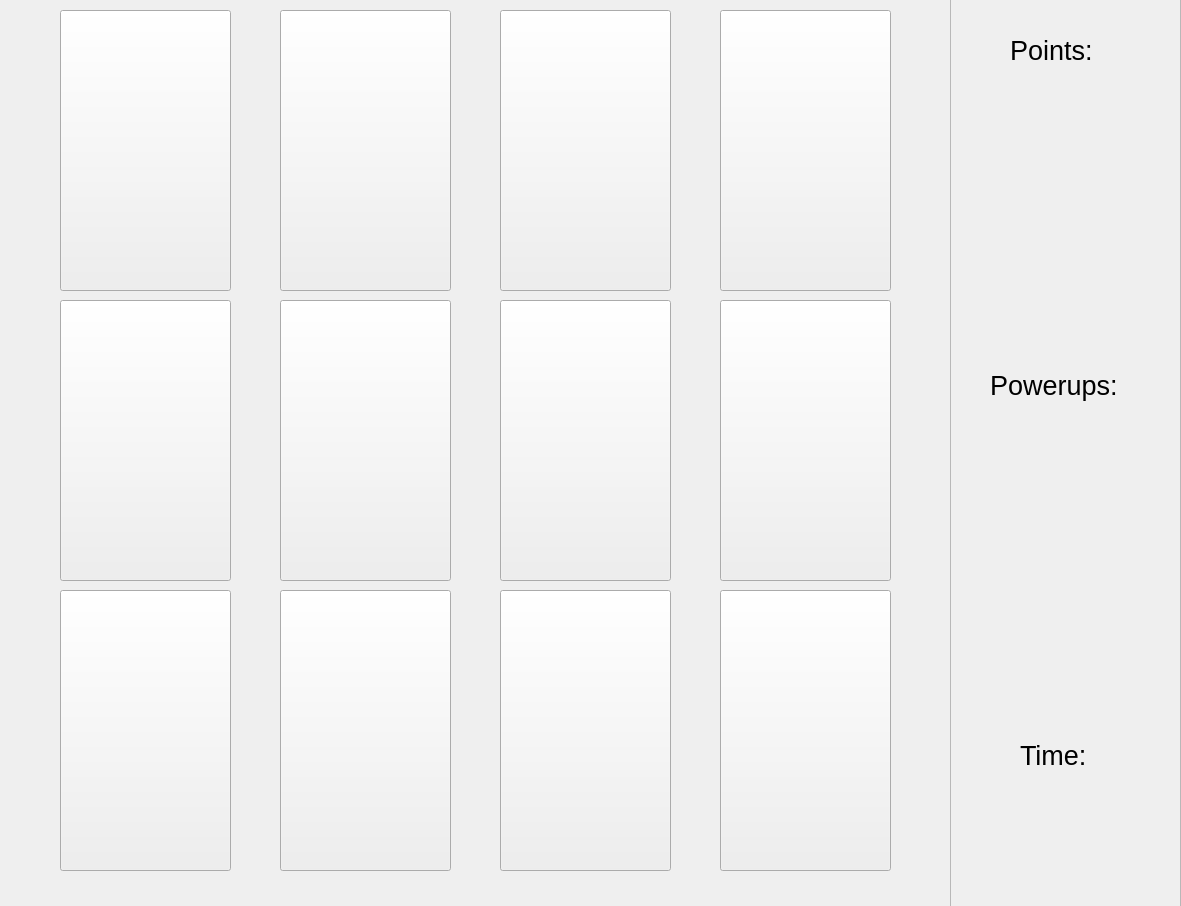
<?xml version="1.0" encoding="UTF-8"?>
<ui version="4.0">
 <class>Form</class>
 <widget class="QWidget" name="Form">
  <property name="geometry">
   <rect>
    <x>0</x>
    <y>0</y>
    <width>1181</width>
    <height>906</height>
   </rect>
  </property>
  <property name="sizePolicy">
   <sizepolicy hsizetype="Fixed" vsizetype="Fixed">
    <horstretch>0</horstretch>
    <verstretch>0</verstretch>
   </sizepolicy>
  </property>
  <property name="palette">
   <palette>
    <active/>
    <inactive/>
    <disabled/>
   </palette>
  </property>
  <property name="windowTitle">
   <string>Form</string>
  </property>
  <property name="autoFillBackground">
   <bool>false</bool>
  </property>
  <widget class="QLabel" name="label_image2">
   <property name="geometry">
    <rect>
     <x>280</x>
     <y>10</y>
     <width>171</width>
     <height>281</height>
    </rect>
   </property>
   <property name="text">
    <string/>
   </property>
   <property name="pixmap">
    <pixmap>../Pictures/c++.jpg</pixmap>
   </property>
  </widget>
  <widget class="QLabel" name="label_image3">
   <property name="geometry">
    <rect>
     <x>500</x>
     <y>10</y>
     <width>171</width>
     <height>281</height>
    </rect>
   </property>
   <property name="text">
    <string/>
   </property>
   <property name="pixmap">
    <pixmap>../Pictures/c++.jpg</pixmap>
   </property>
  </widget>
  <widget class="QLabel" name="label_image4">
   <property name="geometry">
    <rect>
     <x>720</x>
     <y>10</y>
     <width>171</width>
     <height>281</height>
    </rect>
   </property>
   <property name="text">
    <string/>
   </property>
   <property name="pixmap">
    <pixmap>../Pictures/c++.jpg</pixmap>
   </property>
  </widget>
  <widget class="QLabel" name="label_image5">
   <property name="geometry">
    <rect>
     <x>60</x>
     <y>300</y>
     <width>171</width>
     <height>281</height>
    </rect>
   </property>
   <property name="text">
    <string/>
   </property>
   <property name="pixmap">
    <pixmap>../Pictures/c++.jpg</pixmap>
   </property>
  </widget>
  <widget class="QLabel" name="label_image6">
   <property name="geometry">
    <rect>
     <x>280</x>
     <y>300</y>
     <width>171</width>
     <height>281</height>
    </rect>
   </property>
   <property name="text">
    <string/>
   </property>
   <property name="pixmap">
    <pixmap>../Pictures/c++.jpg</pixmap>
   </property>
  </widget>
  <widget class="QLabel" name="label_image7">
   <property name="geometry">
    <rect>
     <x>500</x>
     <y>300</y>
     <width>171</width>
     <height>281</height>
    </rect>
   </property>
   <property name="text">
    <string/>
   </property>
   <property name="pixmap">
    <pixmap>../Pictures/c++.jpg</pixmap>
   </property>
  </widget>
  <widget class="QLabel" name="label_image8">
   <property name="geometry">
    <rect>
     <x>720</x>
     <y>300</y>
     <width>171</width>
     <height>281</height>
    </rect>
   </property>
   <property name="text">
    <string/>
   </property>
   <property name="pixmap">
    <pixmap>../Pictures/c++.jpg</pixmap>
   </property>
  </widget>
  <widget class="QLabel" name="label_image9">
   <property name="geometry">
    <rect>
     <x>60</x>
     <y>590</y>
     <width>171</width>
     <height>281</height>
    </rect>
   </property>
   <property name="text">
    <string/>
   </property>
   <property name="pixmap">
    <pixmap>../Pictures/c++.jpg</pixmap>
   </property>
  </widget>
  <widget class="QLabel" name="label_image10">
   <property name="geometry">
    <rect>
     <x>280</x>
     <y>590</y>
     <width>171</width>
     <height>281</height>
    </rect>
   </property>
   <property name="text">
    <string/>
   </property>
   <property name="pixmap">
    <pixmap>../Pictures/c++.jpg</pixmap>
   </property>
  </widget>
  <widget class="QLabel" name="label_image11">
   <property name="geometry">
    <rect>
     <x>500</x>
     <y>590</y>
     <width>171</width>
     <height>281</height>
    </rect>
   </property>
   <property name="text">
    <string/>
   </property>
   <property name="pixmap">
    <pixmap>../Pictures/c++.jpg</pixmap>
   </property>
  </widget>
  <widget class="QLabel" name="label_image12">
   <property name="geometry">
    <rect>
     <x>720</x>
     <y>590</y>
     <width>171</width>
     <height>281</height>
    </rect>
   </property>
   <property name="text">
    <string/>
   </property>
   <property name="pixmap">
    <pixmap>../Pictures/c++.jpg</pixmap>
   </property>
  </widget>
  <widget class="QFrame" name="frame">
   <property name="geometry">
    <rect>
     <x>950</x>
     <y>-10</y>
     <width>231</width>
     <height>941</height>
    </rect>
   </property>
   <property name="palette">
    <palette>
     <active/>
     <inactive/>
     <disabled/>
    </palette>
   </property>
   <property name="autoFillBackground">
    <bool>true</bool>
   </property>
   <property name="frameShape">
    <enum>QFrame::StyledPanel</enum>
   </property>
   <property name="frameShadow">
    <enum>QFrame::Raised</enum>
   </property>
   <widget class="QLabel" name="label">
    <property name="geometry">
     <rect>
      <x>60</x>
      <y>40</y>
      <width>91</width>
      <height>41</height>
     </rect>
    </property>
    <property name="font">
     <font>
      <pointsize>20</pointsize>
     </font>
    </property>
    <property name="text">
     <string>Points:</string>
    </property>
   </widget>
   <widget class="QLabel" name="label_2">
    <property name="geometry">
     <rect>
      <x>40</x>
      <y>380</y>
      <width>141</width>
      <height>31</height>
     </rect>
    </property>
    <property name="font">
     <font>
      <pointsize>20</pointsize>
     </font>
    </property>
    <property name="text">
     <string>Powerups:</string>
    </property>
   </widget>
   <widget class="QLabel" name="label_3">
    <property name="geometry">
     <rect>
      <x>70</x>
      <y>750</y>
      <width>71</width>
      <height>31</height>
     </rect>
    </property>
    <property name="font">
     <font>
      <pointsize>20</pointsize>
     </font>
    </property>
    <property name="text">
     <string>Time:</string>
    </property>
   </widget>
  </widget>
  <widget class="QLabel" name="label_image">
   <property name="geometry">
    <rect>
     <x>60</x>
     <y>10</y>
     <width>171</width>
     <height>281</height>
    </rect>
   </property>
   <property name="text">
    <string/>
   </property>
   <property name="pixmap">
    <pixmap>../Pictures/c++.jpg</pixmap>
   </property>
  </widget>
  <widget class="QPushButton" name="pushButton">
   <property name="geometry">
    <rect>
     <x>60</x>
     <y>10</y>
     <width>171</width>
     <height>281</height>
    </rect>
   </property>
   <property name="text">
    <string/>
   </property>
  </widget>
  <widget class="QPushButton" name="pushButton_2">
   <property name="geometry">
    <rect>
     <x>280</x>
     <y>10</y>
     <width>171</width>
     <height>281</height>
    </rect>
   </property>
   <property name="text">
    <string/>
   </property>
  </widget>
  <widget class="QPushButton" name="pushButton_3">
   <property name="geometry">
    <rect>
     <x>500</x>
     <y>10</y>
     <width>171</width>
     <height>281</height>
    </rect>
   </property>
   <property name="text">
    <string/>
   </property>
  </widget>
  <widget class="QPushButton" name="pushButton_4">
   <property name="geometry">
    <rect>
     <x>720</x>
     <y>10</y>
     <width>171</width>
     <height>281</height>
    </rect>
   </property>
   <property name="text">
    <string/>
   </property>
  </widget>
  <widget class="QPushButton" name="pushButton_5">
   <property name="geometry">
    <rect>
     <x>60</x>
     <y>300</y>
     <width>171</width>
     <height>281</height>
    </rect>
   </property>
   <property name="text">
    <string/>
   </property>
  </widget>
  <widget class="QPushButton" name="pushButton_6">
   <property name="geometry">
    <rect>
     <x>280</x>
     <y>300</y>
     <width>171</width>
     <height>281</height>
    </rect>
   </property>
   <property name="text">
    <string/>
   </property>
  </widget>
  <widget class="QPushButton" name="pushButton_7">
   <property name="geometry">
    <rect>
     <x>500</x>
     <y>300</y>
     <width>171</width>
     <height>281</height>
    </rect>
   </property>
   <property name="text">
    <string/>
   </property>
  </widget>
  <widget class="QPushButton" name="pushButton_8">
   <property name="geometry">
    <rect>
     <x>720</x>
     <y>300</y>
     <width>171</width>
     <height>281</height>
    </rect>
   </property>
   <property name="text">
    <string/>
   </property>
  </widget>
  <widget class="QPushButton" name="pushButton_9">
   <property name="geometry">
    <rect>
     <x>60</x>
     <y>590</y>
     <width>171</width>
     <height>281</height>
    </rect>
   </property>
   <property name="text">
    <string/>
   </property>
  </widget>
  <widget class="QPushButton" name="pushButton_10">
   <property name="geometry">
    <rect>
     <x>280</x>
     <y>590</y>
     <width>171</width>
     <height>281</height>
    </rect>
   </property>
   <property name="text">
    <string/>
   </property>
  </widget>
  <widget class="QPushButton" name="pushButton_11">
   <property name="geometry">
    <rect>
     <x>500</x>
     <y>590</y>
     <width>171</width>
     <height>281</height>
    </rect>
   </property>
   <property name="text">
    <string/>
   </property>
  </widget>
  <widget class="QPushButton" name="pushButton_12">
   <property name="geometry">
    <rect>
     <x>720</x>
     <y>590</y>
     <width>171</width>
     <height>281</height>
    </rect>
   </property>
   <property name="text">
    <string/>
   </property>
  </widget>
 </widget>
 <resources/>
 <connections/>
</ui>
